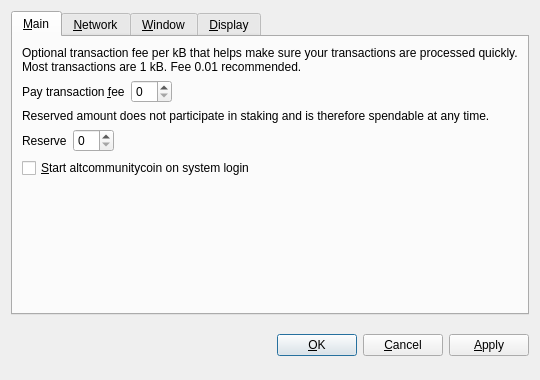
<?xml version="1.0" encoding="UTF-8"?>
<ui version="4.0">
 <class>OptionsDialog</class>
 <widget class="QDialog" name="OptionsDialog">
  <property name="geometry">
   <rect>
    <x>0</x>
    <y>0</y>
    <width>540</width>
    <height>380</height>
   </rect>
  </property>
  <property name="windowTitle">
   <string>Options</string>
  </property>
  <property name="modal">
   <bool>true</bool>
  </property>
  <layout class="QVBoxLayout" name="verticalLayout">
   <item>
    <widget class="QTabWidget" name="tabWidget">
     <property name="tabPosition">
      <enum>QTabWidget::North</enum>
     </property>
     <property name="currentIndex">
      <number>0</number>
     </property>
     <widget class="QWidget" name="tabMain">
      <attribute name="title">
       <string>&amp;Main</string>
      </attribute>
      <layout class="QVBoxLayout" name="verticalLayout_Main">
       <item>
        <widget class="QLabel" name="transactionFeeInfoLabel">
         <property name="text">
          <string>Optional transaction fee per kB that helps make sure your transactions are processed quickly. Most transactions are 1 kB. Fee 0.01 recommended.</string>
         </property>
         <property name="textFormat">
          <enum>Qt::PlainText</enum>
         </property>
         <property name="wordWrap">
          <bool>true</bool>
         </property>
        </widget>
       </item>
       <item>
        <layout class="QHBoxLayout" name="horizontalLayoutFee">
         <item>
          <widget class="QLabel" name="transactionFeeLabel">
           <property name="text">
            <string>Pay transaction &amp;fee</string>
           </property>
           <property name="textFormat">
            <enum>Qt::PlainText</enum>
           </property>
           <property name="buddy">
            <cstring>transactionFee</cstring>
           </property>
          </widget>
         </item>
         <item>
          <widget class="altcommunitycoinAmountField" name="transactionFee"/>
         </item>
         <item>
          <spacer name="horizontalSpacerFee">
           <property name="orientation">
            <enum>Qt::Horizontal</enum>
           </property>
           <property name="sizeHint" stdset="0">
            <size>
             <width>40</width>
             <height>20</height>
            </size>
           </property>
          </spacer>
         </item>
        </layout>
       </item>
       <item>
        <widget class="QLabel" name="reserveBalanceInfoLabel">
         <property name="text">
          <string>Reserved amount does not participate in staking and is therefore spendable at any time.</string>
         </property>
         <property name="textFormat">
          <enum>Qt::PlainText</enum>
         </property>
         <property name="wordWrap">
          <bool>true</bool>
         </property>
        </widget>
       </item>
       <item>
        <layout class="QHBoxLayout" name="horizontalLayoutReserveBalance">
         <item>
          <widget class="QLabel" name="reserveBalanceLabel">
           <property name="text">
            <string>Reserve</string>
           </property>
           <property name="textFormat">
            <enum>Qt::PlainText</enum>
           </property>
           <property name="buddy">
            <cstring>reserveBalance</cstring>
           </property>
          </widget>
         </item>
         <item>
          <widget class="altcommunitycoinAmountField" name="reserveBalance"/>
         </item>
         <item>
          <spacer name="horizontalSpacerReserveBalance">
           <property name="orientation">
            <enum>Qt::Horizontal</enum>
           </property>
           <property name="sizeHint" stdset="0">
            <size>
             <width>40</width>
             <height>20</height>
            </size>
           </property>
          </spacer>
         </item>
        </layout>
       </item>
       <item>
        <widget class="QCheckBox" name="altcommunitycoinAtStartup">
         <property name="toolTip">
          <string>Automatically start altcommunitycoin after logging in to the system.</string>
         </property>
         <property name="text">
          <string>&amp;Start altcommunitycoin on system login</string>
         </property>
        </widget>
       </item>
       <item>
        <spacer name="verticalSpacer_Main">
         <property name="orientation">
          <enum>Qt::Vertical</enum>
         </property>
         <property name="sizeHint" stdset="0">
          <size>
           <width>20</width>
           <height>40</height>
          </size>
         </property>
        </spacer>
       </item>
      </layout>
     </widget>
     <widget class="QWidget" name="tabNetwork">
      <attribute name="title">
       <string>&amp;Network</string>
      </attribute>
      <layout class="QVBoxLayout" name="verticalLayout_Network">
       <item>
        <widget class="QCheckBox" name="mapPortUpnp">
         <property name="toolTip">
          <string>Automatically open the altcommunitycoin client port on the router. This only works when your router supports UPnP and it is enabled.</string>
         </property>
         <property name="text">
          <string>Map port using &amp;UPnP</string>
         </property>
        </widget>
       </item>
       <item>
        <widget class="QCheckBox" name="connectSocks">
         <property name="toolTip">
          <string>Connect to the altcommunitycoin network through a SOCKS5 proxy (e.g. when connecting through Tor).</string>
         </property>
         <property name="text">
          <string>&amp;Connect through SOCKS5 proxy:</string>
         </property>
        </widget>
       </item>
       <item>
        <layout class="QHBoxLayout" name="horizontalLayout_Network">
         <item>
          <widget class="QLabel" name="proxyIpLabel">
           <property name="text">
            <string>Proxy &amp;IP:</string>
           </property>
           <property name="textFormat">
            <enum>Qt::PlainText</enum>
           </property>
           <property name="buddy">
            <cstring>proxyIp</cstring>
           </property>
          </widget>
         </item>
         <item>
          <widget class="QValidatedLineEdit" name="proxyIp">
           <property name="maximumSize">
            <size>
             <width>140</width>
             <height>16777215</height>
            </size>
           </property>
           <property name="toolTip">
            <string>IP address of the proxy (e.g. 127.0.0.1)</string>
           </property>
          </widget>
         </item>
         <item>
          <widget class="QLabel" name="proxyPortLabel">
           <property name="text">
            <string>&amp;Port:</string>
           </property>
           <property name="textFormat">
            <enum>Qt::PlainText</enum>
           </property>
           <property name="buddy">
            <cstring>proxyPort</cstring>
           </property>
          </widget>
         </item>
         <item>
          <widget class="QLineEdit" name="proxyPort">
           <property name="maximumSize">
            <size>
             <width>55</width>
             <height>16777215</height>
            </size>
           </property>
           <property name="toolTip">
            <string>Port of the proxy (e.g. 9050)</string>
           </property>
          </widget>
         </item>
         <item>
          <spacer name="horizontalSpacer_Network">
           <property name="orientation">
            <enum>Qt::Horizontal</enum>
           </property>
           <property name="sizeHint" stdset="0">
            <size>
             <width>40</width>
             <height>20</height>
            </size>
           </property>
          </spacer>
         </item>
        </layout>
       </item>
       <item>
        <spacer name="verticalSpacer_Network">
         <property name="orientation">
          <enum>Qt::Vertical</enum>
         </property>
         <property name="sizeHint" stdset="0">
          <size>
           <width>20</width>
           <height>40</height>
          </size>
         </property>
        </spacer>
       </item>
      </layout>
     </widget>
     <widget class="QWidget" name="tabWindow">
      <attribute name="title">
       <string>&amp;Window</string>
      </attribute>
      <layout class="QVBoxLayout" name="verticalLayout_Window">
       <item>
        <widget class="QCheckBox" name="minimizeToTray">
         <property name="toolTip">
          <string>Show only a tray icon after minimizing the window.</string>
         </property>
         <property name="text">
          <string>&amp;Minimize to the tray instead of the taskbar</string>
         </property>
        </widget>
       </item>
       <item>
        <widget class="QCheckBox" name="minimizeOnClose">
         <property name="toolTip">
          <string>Minimize instead of exit the application when the window is closed. When this option is enabled, the application will be closed only after selecting Quit in the menu.</string>
         </property>
         <property name="text">
          <string>M&amp;inimize on close</string>
         </property>
        </widget>
       </item>
       <item>
        <spacer name="verticalSpacer_Window">
         <property name="orientation">
          <enum>Qt::Vertical</enum>
         </property>
         <property name="sizeHint" stdset="0">
          <size>
           <width>20</width>
           <height>40</height>
          </size>
         </property>
        </spacer>
       </item>
      </layout>
     </widget>
     <widget class="QWidget" name="tabDisplay">
      <attribute name="title">
       <string>&amp;Display</string>
      </attribute>
      <layout class="QVBoxLayout" name="verticalLayout_Display">
       <item>
        <layout class="QHBoxLayout" name="horizontalLayout_1_Display">
         <item>
          <widget class="QLabel" name="langLabel">
           <property name="text">
            <string>User Interface &amp;language:</string>
           </property>
           <property name="textFormat">
            <enum>Qt::PlainText</enum>
           </property>
           <property name="buddy">
            <cstring>lang</cstring>
           </property>
          </widget>
         </item>
         <item>
          <widget class="QValueComboBox" name="lang">
           <property name="toolTip">
            <string>The user interface language can be set here. This setting will take effect after restarting altcommunitycoin.</string>
           </property>
           <property name="styleSheet">
            <string notr="true"/>
           </property>
          </widget>
         </item>
        </layout>
       </item>
       <item>
        <layout class="QHBoxLayout" name="horizontalLayout_2_Display">
         <item>
          <widget class="QLabel" name="unitLabel">
           <property name="text">
            <string>&amp;Unit to show amounts in:</string>
           </property>
           <property name="textFormat">
            <enum>Qt::PlainText</enum>
           </property>
           <property name="buddy">
            <cstring>unit</cstring>
           </property>
          </widget>
         </item>
         <item>
          <widget class="QValueComboBox" name="unit">
           <property name="toolTip">
            <string>Choose the default subdivision unit to show in the interface and when sending coins.</string>
           </property>
           <property name="styleSheet">
            <string notr="true"/>
           </property>
          </widget>
         </item>
        </layout>
       </item>
       <item>
        <widget class="QCheckBox" name="coinControlFeatures">
         <property name="toolTip">
          <string>Whether to show coin control features or not.</string>
         </property>
         <property name="text">
          <string>Display coin &amp;control features (experts only!)</string>
         </property>
        </widget>
       </item>
       <item>
        <widget class="QCheckBox" name="useBlackTheme">
         <property name="text">
          <string>Use black visual theme (requires restart)</string>
         </property>
        </widget>
       </item>
       <item>
        <spacer name="verticalSpacer_Display">
         <property name="orientation">
          <enum>Qt::Vertical</enum>
         </property>
         <property name="sizeHint" stdset="0">
          <size>
           <width>20</width>
           <height>40</height>
          </size>
         </property>
        </spacer>
       </item>
      </layout>
     </widget>
    </widget>
   </item>
   <item>
    <layout class="QHBoxLayout" name="horizontalLayout_Buttons">
     <item>
      <spacer name="horizontalSpacer_1">
       <property name="orientation">
        <enum>Qt::Horizontal</enum>
       </property>
       <property name="sizeHint" stdset="0">
        <size>
         <width>40</width>
         <height>48</height>
        </size>
       </property>
      </spacer>
     </item>
     <item>
      <widget class="QLabel" name="statusLabel">
       <property name="font">
        <font>
         <weight>75</weight>
         <bold>true</bold>
        </font>
       </property>
       <property name="text">
        <string/>
       </property>
       <property name="textFormat">
        <enum>Qt::PlainText</enum>
       </property>
       <property name="wordWrap">
        <bool>true</bool>
       </property>
      </widget>
     </item>
     <item>
      <spacer name="horizontalSpacer_2">
       <property name="orientation">
        <enum>Qt::Horizontal</enum>
       </property>
       <property name="sizeHint" stdset="0">
        <size>
         <width>40</width>
         <height>48</height>
        </size>
       </property>
      </spacer>
     </item>
     <item>
      <widget class="QPushButton" name="okButton">
       <property name="styleSheet">
        <string notr="true"/>
       </property>
       <property name="text">
        <string>&amp;OK</string>
       </property>
      </widget>
     </item>
     <item>
      <widget class="QPushButton" name="cancelButton">
       <property name="styleSheet">
        <string notr="true"/>
       </property>
       <property name="text">
        <string>&amp;Cancel</string>
       </property>
       <property name="autoDefault">
        <bool>false</bool>
       </property>
      </widget>
     </item>
     <item>
      <widget class="QPushButton" name="applyButton">
       <property name="styleSheet">
        <string notr="true"/>
       </property>
       <property name="text">
        <string>&amp;Apply</string>
       </property>
       <property name="autoDefault">
        <bool>false</bool>
       </property>
      </widget>
     </item>
    </layout>
   </item>
  </layout>
 </widget>
 <customwidgets>
  <customwidget>
   <class>altcommunitycoinAmountField</class>
   <extends>QSpinBox</extends>
   <header>altcommunitycoinamountfield.h</header>
   <container>1</container>
  </customwidget>
  <customwidget>
   <class>QValueComboBox</class>
   <extends>QComboBox</extends>
   <header>qvaluecombobox.h</header>
  </customwidget>
  <customwidget>
   <class>QValidatedLineEdit</class>
   <extends>QLineEdit</extends>
   <header>qvalidatedlineedit.h</header>
  </customwidget>
 </customwidgets>
 <resources/>
 <connections/>
</ui>
